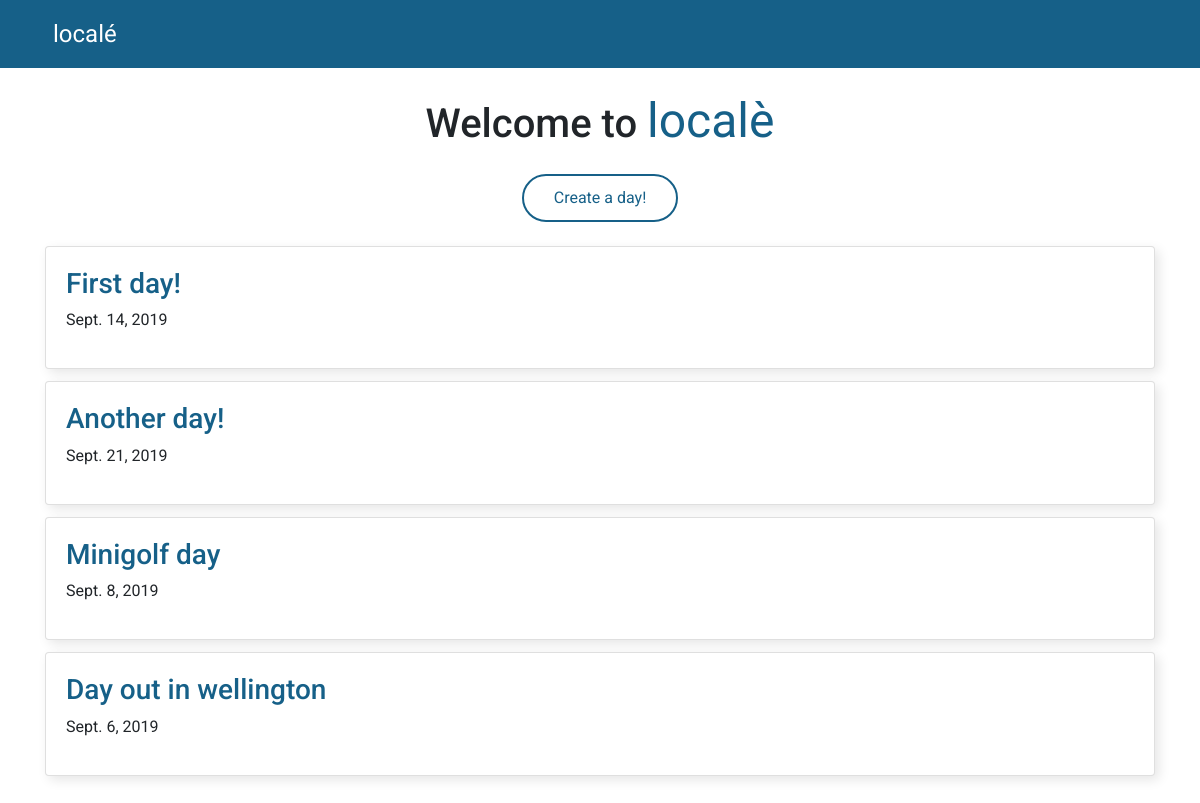
Before: / with the older database file.
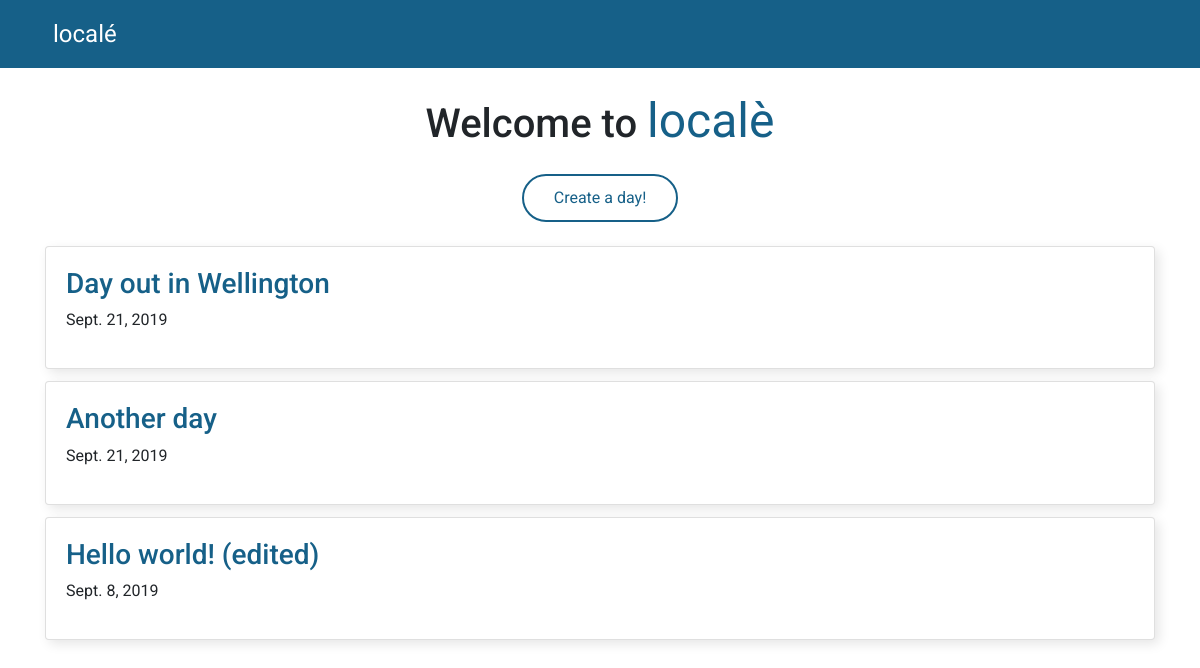
After: the same page with the newer database file.
### day/models.py (models this page shows, shortened)
class Day(models.Model):
    title = models.CharField(max_length=200)
    description = models.TextField();
    date = models.DateField();

### day/views.py (the view)
# urls.py: path('', DayListView.as_view(), name='home'),
class DayListView(ListView):
    model = Day
    template_name = 'home.html'

### templates/home.html
{% extends 'base.html' %}
{% block content %}
    <div class="text-center">
        <h1>Welcome to <span class="logo">localè</span></h1>
        <a class="sapphire-btn" href="{% url 'day_new' %}">Create a day!</a>
    </div>
    {% for day in object_list %}
        <div class="card">
            <div class="card-body">
            <h3><a href="{% url 'day' day.pk %}">{{ day.title }}</a></h3>
            <p>{{ day.date }}</p>
            </div>
        </div>
    {% endfor %}
{% endblock content %}

### templates/base.html (shortened to what this page needs)
{% load static %}
<!doctype html>
<html>
    <head>
        <link rel="stylesheet" href="https://stackpath.bootstrapcdn.com/bootstrap/4.3.1/css/bootstrap.min.css">
        <link href="{% static 'css/base.css' %}" rel="stylesheet">
    </head>
    <body>
        <header>
                <nav class="navbar navbar-expand-sm bg-sapphire navbar-dark">
                    <div class="container">
                    <ul class="navbar-nav">
                        <li class="nav-item active">
                        <a class="nav-link logo" href="{% url 'home' %}">localé</a>
                        </li>
                    </ul>
                    </div>
                </nav>
        </header>
        <main class="container">
            {% block content %}
            {% endblock content %}
        </main>
    </body>
</html>

### static/css/base.css (style rules this page uses)
body { font-family: 'Roboto', sans-serif; }
main { margin-bottom: 96px; }
nav { margin-bottom: 24px; }
.logo { font-family: 'Lobster', cursive; font-size: 24px; }
h1 { margin-bottom: 24px; }
h1 .logo { font-size: 48px; color: #166088; }
a { color: #166088; }
.bg-sapphire { background-color: #166088; }
.card { margin-bottom: 12px; box-shadow: 4px 4px 12px 0px rgba(0,0,0,0.1); }
.sapphire-btn { display: inline-block; background-color: white; color: #166088; border: solid 2px #166088; border-radius: 25px; padding: 10px 30px; margin-bottom: 24px; transition: 0.1s; }

Changed rows visible on the page:
removed Day: title "First day!", date "Sept. 14, 2019"
removed Day: title "Another day!", date "Sept. 21, 2019"
removed Day: title "Minigolf day", date "Sept. 8, 2019"
removed Day: title "Day out in wellington", date "Sept. 6, 2019"
added Day: title "Day out in Wellington", date "Sept. 21, 2019"
added Day: title "Another day", date "Sept. 21, 2019"
added Day: title "Hello world! (edited)", date "Sept. 8, 2019"
